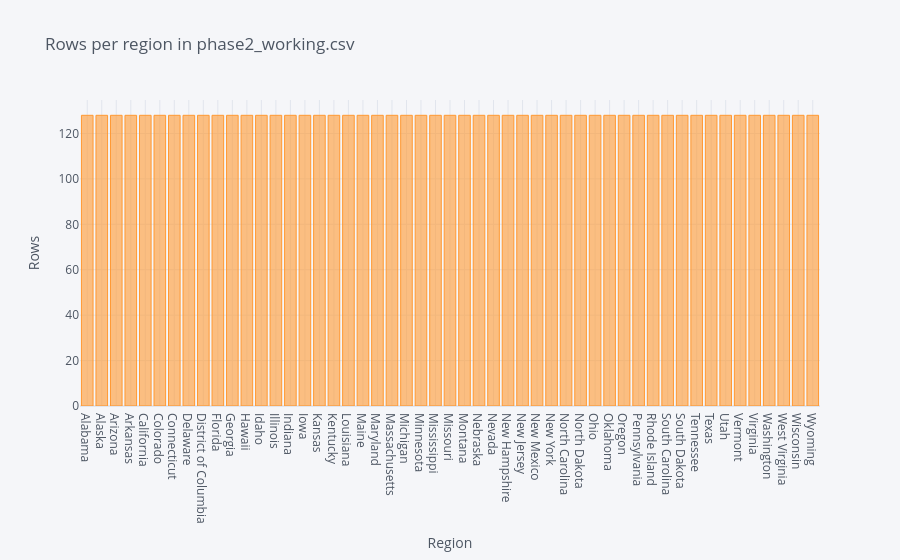

The notebook cell saved with this chart:
### Markdown cell above
## EDA 1 — Category counts (bar)

Which regions appear in the working file, and did we accidentally keep a territory or drop a state?

### Code cell
fig = df_clean['REGION NAME'].value_counts().sort_index().iplot(
    kind='bar',
    title='Rows per region in phase2_working.csv',
    xTitle='Region',
    yTitle='Rows',
    asFigure=True
)
fig.show()

### Figure 1 — Plotly figure (JSON) as saved in the notebook; plotly's stock layout.template omitted (floating-point values rounded to 4 significant figures)
{"data": [{"marker": {"color": "rgba(255, 153, 51, 0.6)", "line": {"color": "rgba(255, 153, 51, 1.0)", "width": 1}}, "name": "count", "orientation": "v", "text": "", "type": "bar", "x": ["Alabama", "Alaska", "Arizona", "Arkansas", "California", "Colorado", "Connecticut", "Delaware", "District of Columbia", "Florida", "Georgia", "Hawaii", "Idaho", "Illinois", "Indiana", "Iowa", "Kansas", "Kentucky", "Louisiana", "Maine", "Maryland", "Massachusetts", "Michigan", "Minnesota", "Mississippi", "Missouri", "Montana", "Nebraska", "Nevada", "New Hampshire", "New Jersey", "New Mexico", "New York", "North Carolina", "North Dakota", "Ohio", "Oklahoma", "Oregon", "Pennsylvania", "Rhode Island", "South Carolina", "South Dakota", "Tennessee", "Texas", "Utah", "Vermont", "Virginia", "Washington", "West Virginia", "Wisconsin", "Wyoming"], "y": [128, 128, 128, 128, 128, 128, 128, 128, 128, 128, 128, 128, 128, 128, 128, 128, 128, 128, 128, 128, 128, 128, 128, 128, 128, 128, 128, 128, 128, 128, 128, 128, 128, 128, 128, 128, 128, 128, 128, 128, 128, 128, 128, 128, 128, 128, 128, 128, 128, 128, 128]}], "layout": {"legend": {"bgcolor": "#F5F6F9", "font": {"color": "#4D5663"}}, "paper_bgcolor": "#F5F6F9", "plot_bgcolor": "#F5F6F9", "title": {"font": {"color": "#4D5663"}, "text": "Rows per region in phase2_working.csv"}, "xaxis": {"gridcolor": "#E1E5ED", "showgrid": true, "tickfont": {"color": "#4D5663"}, "title": {"font": {"color": "#4D5663"}, "text": "Region"}, "zerolinecolor": "#E1E5ED"}, "yaxis": {"gridcolor": "#E1E5ED", "showgrid": true, "tickfont": {"color": "#4D5663"}, "title": {"font": {"color": "#4D5663"}, "text": "Rows"}, "zerolinecolor": "#E1E5ED"}}}
